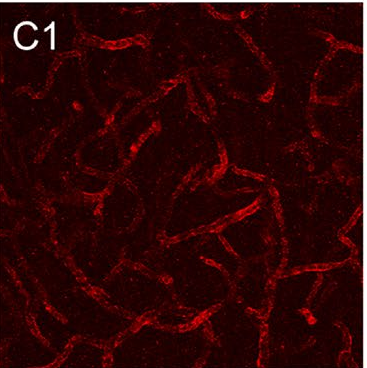
#> input picture references/figures/panels/VESSEL_fig1_C1_healthy_gP-CD31_red.png, 367 x 368 px
$ python -i annotate_overlays.py   (imports and definitions only)
#> lines starting #> are read from the running program, lines starting #| are printed output that depends on the picture; after the words box and inside, x2 and y2 are one past the last pixel; in counts of white or black regions, pixels touching at a corner belong together
#> in annotate, rgb is the input picture: shape (368, 367, 3); mean R, G, B 47.2, 6.6, 6.8
### analysis/measure_vessels.py
#!/usr/bin/env python3
"""First-pass vessel quantification for the isolated vessel-channel panels.

Runs over every references/<paper-slug>/figures/panels/VESSEL_*.png, delivering the
professor's three asks per image:
  - CATEGORIZE : each vessel as capillary vs penetrating artery, by centerline diameter
  - COUNT      : number of branch segments (junction-to-junction / junction-to-tip pieces)
  - MEASURE    : total centerline length (px, and um wherever the panel is calibrated)

Pipeline: red-dominance segmentation (ignores white panel labels, ROI boxes and dashed
annotation lines) -> bridge small gaps -> skeletonize -> prune spurs -> branch graph + width.

Run:  python3 analysis/measure_vessels.py [--overlays]
Prints a per-image table + a per-paper region rollup; with --overlays also writes annotated
3-view PNGs (original | measure+count | categorize) to analysis/overlays/.

CAVEATS (first pass, figure-resolution crops):
  * um comes from the scale bar each figure prints (SCALEBAR_PX below), measured off the
    panel itself. A panel with no bar is listed in UNCALIBRATED and reports px + area% only.
  * raw length is NOT comparable across figures (different zoom) — compare length_density
    (mm/mm2) and area %. The rollup is grouped by paper for the same reason.
  * the capillary/artery split is a single diameter threshold; borderline vessels flip.
    Directionally right, not final.
  * some fragmentation survives pruning (short breaks where the stain dims).
"""
import argparse, glob, os, re, warnings
warnings.filterwarnings('ignore')
import numpy as np
from PIL import Image
from skimage.filters import frangi, threshold_otsu, gaussian
from skimage.morphology import skeletonize, disk
from scipy import ndimage as ndi

HERE = os.path.dirname(os.path.abspath(__file__))
# One panels dir per source paper: references/<paper-slug>/figures/panels/VESSEL_*.png
REFS = os.path.normpath(os.path.join(HERE, '..', 'references'))
SRC = os.path.join(REFS, '*', 'figures', 'panels')
OUT = os.path.join(HERE, 'overlays')

ARTERY_DIAM_PX = 9.0    # branch mean diameter >= this -> penetrating artery/arteriole

# Real calibration, measured off the scale bar each figure prints (the bar is drawn on the
# panel at the panel's own resolution, so it calibrates that panel directly).
#
# Keys are PANEL-NAME PREFIXES, matched longest-first, so a figure whose rows differ in zoom
# can calibrate each row separately. UM_PER_BAR is the bar's stated length in um; a figure
# whose bar is not 50 um carries its own length in SCALEBAR_UM.
#
#   wang-2022 (bars 50 um): fig1=61px, fig3=47px, fig4/5/6=76px  -> the incumbent panels,
#     named VESSEL_figN_... with no paper tag. Every paper added since is tagged (rust20fig1,
#     ...) so that prefixes stay unique across papers.
#   rust-2020: Fig 1 caption states one 50 um bar for panel B; the bar is drawn once per row,
#     in the right-hand column, and calibrates that whole row (one acquisition scale per row).
#     Fig 2/3 captions state 100 um (overview row) and 20 um (close-up row).
#     rust20fig2_overview is ABSENT here on purpose: that row draws no bar, so it stays
#     uncalibrated and reports px only rather than borrowing a neighbour's scale.
UM_PER_BAR = 50.0
SCALEBAR_PX = {
    'fig1': 61, 'fig3': 47, 'fig4': 76, 'fig5': 76, 'fig6': 76,     # wang-2022
    'rust20fig1_dev_overview': 73, 'rust20fig1_dev_closeup': 71,    # rust-2020, 50 um bars
    'rust20fig1_adult_overview': 37, 'rust20fig1_adult_closeup': 51,
    'rust20fig2_closeup': 75,                                       # rust-2020, 20 um bar
    'rust20fig3_overview': 84, 'rust20fig3_closeup': 83,            # rust-2020, 100/20 um bars
}
# Bars that are not UM_PER_BAR long, keyed the same way.
SCALEBAR_UM = {
    'rust20fig2_closeup': 20.0,
    'rust20fig3_overview': 100.0, 'rust20fig3_closeup': 20.0,
}

# Panels that are deliberately NOT calibrated, with the reason. A working panel belongs in
# exactly one of these two tables: measured, or declared unmeasurable and why. Declaring it
# is what stops "um n/a" from being a silent omission — these panels still report area % and
# raw px, and are excluded from every um and density number.
UNCALIBRATED = {
    'fa22': 'The freitas-andrade figures print no scale bar on any panel, and the paper gives no '
            'pixel size. These panels are kept for ranking and segmentation comparison, not for '
            'absolute or density numbers. Fig 9 is the exception worth knowing about: it prints '
            'the authors\' own mm/mm2 and mm-2 per panel, which is ground truth to compare '
            'against, not a calibration to adopt (see that folder\'s panels/README.md).',
    'rust20fig2_overview': 'Fig 2B draws no scale bar on the overview row; the caption states '
                           '100 um for it but the bar itself is absent, and the close-up bar '
                           'belongs to a different acquisition, so nothing on the figure fixes '
                           'this row\'s px->um. Promote it if the raw scale is obtained.',
}


# Panels whose um/px is known DIRECTLY, from the source image's own metadata, with no scale bar
# involved. Better evidence than a measured bar, not worse — the number is the acquisition's, not
# a ruler read off a printed figure. Record where it came from.
UMPP_DIRECT = {
    # rust-2020 supplementary Representative_Image.tif: ImageJ TIFF, unit=um, XResolution=1.650568
    # pixels per um -> 0.6058 um/px over a 1024 px field = 620 um. Cross-check: capillaries measure
    # 8-12 px across, i.e. 5-7 um, against Stefanitsch's measured 6.03 um mean CD31+ diameter.
    'rust20suppl_representative': 1.0 / 1.650568,
}


def umpp_for(name):
    """um per pixel for a panel, by longest matching prefix. None -> report px only."""
    direct = [k for k in UMPP_DIRECT if name.startswith(k)]
    if direct:
        return UMPP_DIRECT[max(direct, key=len)]
    hits = [k for k in SCALEBAR_PX if name.startswith(k)]
    if not hits:
        return None
    key = max(hits, key=len)
    return SCALEBAR_UM.get(key, UM_PER_BAR) / SCALEBAR_PX[key]

S8 = np.ones((3, 3), int)
# Region tokens looked for in a panel name, for the per-paper rollup. Rat MCAO (wang-2022)
# and mouse photothrombosis / human AD (rust-2020) name their regions differently; the rollup
# is grouped BY PAPER so a mean never mixes species, model or magnification.
REGIONS = ['ischemic', 'penumbra', 'contralateral', 'normal', 'healthy',
           'intact', 'ibz', 'core', 'ctrl', 'ad', 'dev', 'adult']


def rm_small(mask, minsz):
    lab, n = ndi.label(mask, structure=S8)
    if n == 0:
        return mask
    sizes = ndi.sum(np.ones_like(lab), lab, range(1, n + 1))
    return np.concatenate([[False], sizes >= minsz])[lab]


def nbrs(skel):
    return ndi.convolve(skel.astype(np.uint8), np.ones((3, 3), int), mode='constant') - skel


MIN_RED_FRACTION = 0.005   # below this, the panel is not a red-channel image


def segment(rgb):
    R, G, B = [rgb[..., i].astype(float) for i in range(3)]
    reddom = (R > G + 12) & (R > B + 12)
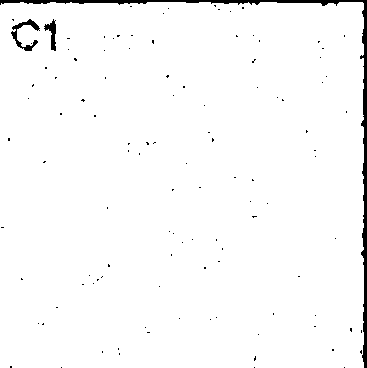
#> reddom: shape (368, 367) bool; 97.7% white; 113 black regions (110 under 20 px), largest, box (x1, y1, x2, y2) and area: (0, 0, 367, 368) 2385, (11, 19, 40, 51) 269, (44, 19, 56, 51) 172
    if reddom.mean() < MIN_RED_FRACTION:
        # Grayscale panel (white vessels on black) — e.g. the freitas-andrade set. Red-dominance
        # would return an empty mask, so fall back to plain luminance. Everything downstream is
        # unchanged; the gate keeps the red panels on exactly the path they were measured with.
        reddom = np.ones(R.shape, bool)
        inten = rgb.max(axis=2).astype(float) / 255.0
    else:
        inten = np.where(reddom, R, 0) / 255.0
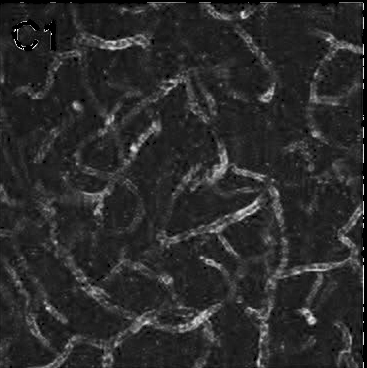
#> inten: shape (368, 367) float64; min 0, max 1, mean 0.167
    sm = gaussian(inten, 1.0)
    vals = sm[sm > 0.03]
    t = max(threshold_otsu(vals) if vals.size else 1.0, 0.13)     # floor: no noise in dim fields
#> t = 0.238
    mask_int = sm > t
#> mask_int: shape (368, 367) bool; 13.8% white; 195 white regions (107 under 20 px), largest, box (x1, y1, x2, y2) and area: (265, 201, 365, 304) 1854, (113, 303, 222, 348) 1462, (172, 142, 267, 200) 1195
    fr = frangi(sm, sigmas=range(1, 7), black_ridges=False)
    fr /= (fr.max() + 1e-9)
    fv = fr[fr > 1e-4]
    mask_fr = fr > 0.6 * (threshold_otsu(fv) if fv.size else 1.0)
#> mask_fr: shape (368, 367) bool; 3.5% white in thin lines or dots
    mask = (mask_int | mask_fr) & reddom
#> mask: shape (368, 367) bool; 13.9% white; 195 white regions (106 under 20 px), largest, box (x1, y1, x2, y2) and area: (265, 201, 364, 304) 1837, (113, 303, 222, 348) 1468, (172, 142, 267, 200) 1195
    mask = ndi.binary_closing(mask, disk(2))                      # bridge <=~4px gaps
#> mask: shape (368, 367) bool; 14.6% white; 143 white regions (66 under 20 px), largest, box (x1, y1, x2, y2) and area: (90, 302, 222, 366) 2023, (265, 201, 364, 304) 1969, (172, 142, 267, 200) 1258
    mask = ndi.binary_fill_holes(mask)
    return rm_small(mask, 20)
#> in rm_small, `lab, n = ndi.label(mask, structure=S8)`:
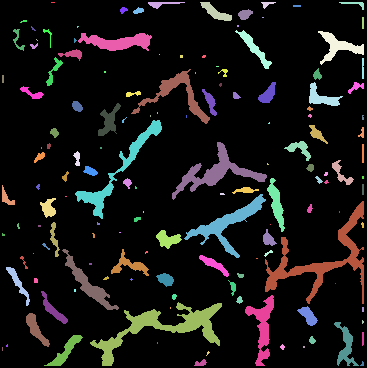
#> lab: shape (368, 367) int32; 144 distinct labels, from 0 to 143; one colour per label, 0 black
#> in rm_small, `lab, n = ndi.label(mask, structure=S8)`: n = 143
#> in rm_small, `sizes = ndi.sum(np.ones_like(lab), lab, range(1, n + 1))`: sizes = 143 values, max 2023 at index 125, min 1 at index 24, mean 137.5


def prune(skel, min_len=8):
#> called with min_len = 8
    skel = skel.copy()
#> skel: shape (368, 367) bool; 2.1% white in thin lines or dots
    for _ in range(40):
        nb = nbrs(skel)
        junc = skel & (nb >= 3)
        branch_lbl, n = ndi.label(skel & ~junc, structure=S8)
        if n == 0:
            break
        ends = skel & (nb == 1)
        sizes = ndi.sum(np.ones_like(branch_lbl), branch_lbl, range(1, n + 1))
        end_here = ndi.sum(ends, branch_lbl, range(1, n + 1)) > 0
        junc_adj = ndi.sum(ndi.binary_dilation(junc, S8), branch_lbl, range(1, n + 1)) > 0
        removed = False
        for lab in np.where((sizes < min_len) & end_here & junc_adj)[0] + 1:
            skel[branch_lbl == lab] = False
            removed = True
        if not removed:
            break
#> this loop made 2 passes
#> n on passes 1 to 2: 212, 178
#> junc: shape (368, 367) bool; 0.11% white in thin lines or dots
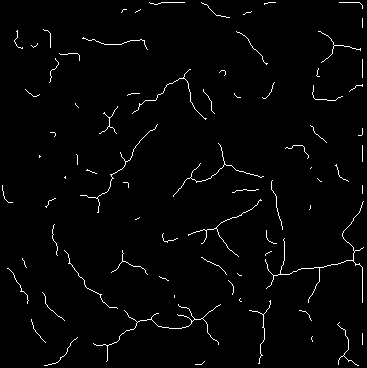
#> skel: shape (368, 367) bool; 1.9% white in thin lines or dots
    return rm_small(skel, 3)
#> call 2 of rm_small, with minsz = 3
#> in rm_small (call 2), `lab, n = ndi.label(mask, structure=S8)`:
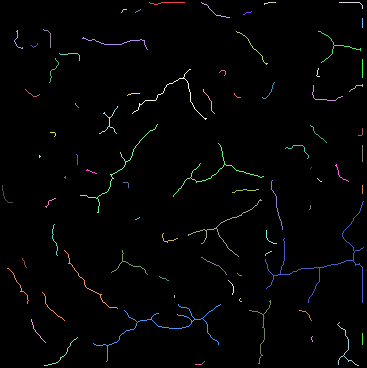
#> lab: shape (368, 367) int32; 78 distinct labels, from 0 to 77; one colour per label, 0 black
#> in rm_small (call 2), `lab, n = ndi.label(mask, structure=S8)`: n = 77
#> in rm_small (call 2), `sizes = ndi.sum(np.ones_like(lab), lab, range(1, n + 1))`: sizes = 77 values, max 299 at index 50, min 2 at index 39, mean 34.01


# [121 lines left out: functions analyze, save_overlay, main, not called in this run]


# [2 lines that do not run on import are left out]

### analysis/annotate_overlays.py
#!/usr/bin/env python3
"""Presentation-style annotated overlays for the gP-CD31 vessel panels.

Per panel: category-colored skeleton (cyan capillary / red artery / magenta
junction), yellow arrows labelling the longest measured vessels (um), a red
arrow labelling an example artery's diameter, a drawn 50 um scale bar, and a
totals banner (segment count, length + density, junctions, area%).

Reuses the extraction in measure_vessels.py.
Run:  python3 analysis/annotate_overlays.py [name-substring ...]
      (no args = all 16). Writes PNGs to analysis/annotated/ (gitignored).
"""
import warnings, os, sys, glob, math
# [1 line not run here, left out]
import numpy as np
from PIL import Image, ImageDraw, ImageFont
from scipy import ndimage as ndi
from skimage.morphology import skeletonize
from measure_vessels import (segment, prune, nbrs, S8, umpp_for,
                             ARTERY_DIAM_PX, SCALEBAR_PX, SRC)

HERE = os.path.dirname(os.path.abspath(__file__))
OUT = os.path.join(HERE, 'annotated')
SC = 3
# mask overlay colors chosen to contrast with the red original: cyan + green + magenta
CAP_COL, ART_COL, JUN_COL = (0, 200, 255), (40, 235, 90), (255, 0, 255)


def font(sz, bold=True):
    name = 'DejaVuSans-Bold.ttf' if bold else 'DejaVuSans.ttf'
    try:
        return ImageFont.truetype('/usr/share/fonts/truetype/dejavu/' + name, sz)
    except OSError:
        return ImageFont.load_default()


F_TITLE, F_LAB, F_BAN = font(26), font(20), font(19)


def branch_table(rgb, umpp):
    mask = segment(rgb)
    skel = prune(skeletonize(mask))
    nb = nbrs(skel)
    junc = skel & (nb >= 3)
    branch_lbl, n = ndi.label(skel & ~junc, structure=S8)
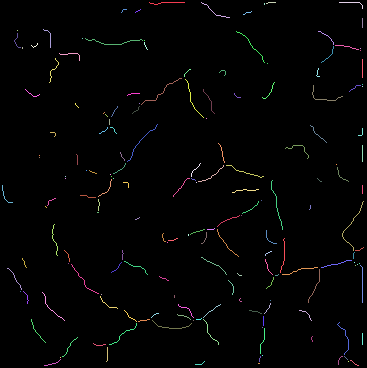
#> branch_lbl: shape (368, 367) int32; 178 distinct labels, from 0 to 177; one colour per label, 0 black
#> n = 177
    diam = 2 * ndi.distance_transform_edt(mask)
    brs = []
    for lab in range(1, n + 1):
        ys, xs = np.where(branch_lbl == lab)
        dm = float(diam[ys, xs].mean())
        cy, cx = ys.mean(), xs.mean()
        k = np.argmin((ys - cy) ** 2 + (xs - cx) ** 2)
        brs.append(dict(lab=lab, L=len(xs), um=len(xs) * umpp, diam=dm,
                        cls=2 if dm >= ARTERY_DIAM_PX else 1, py=int(ys[k]), px=int(xs[k])))
#> this loop made 177 passes
#> (ys, xs, dm, cy, cx, k) on passes 3, 5, 6: ([2, 2, 2, 2, 2, 2, 2, 2, 3, 3], [268, 269, 270, 271, 272, 273, 274, 275, 266, 267], 2.4, 2.2, 270.5, 2), ([3, 4], [264, 264], 4, 3.5, 264, 0), ([9, 9, 9, 9, 10, 11, 12], [123, 124, 125, 126, 122, 122, 121], 4.16, 9.86, 123.3, 0)
#> after the loop, brs = 177 items
    h, w = mask.shape
    tot = dict(length_um=skel.sum() * umpp, seg=n,
               cap=sum(b['cls'] == 1 for b in brs), art=sum(b['cls'] == 2 for b in brs),
               junc=int(ndi.label(junc, S8)[1]), area=100 * mask.mean(),
               dens=(skel.sum() * umpp / 1000.0) / ((h * umpp / 1000) * (w * umpp / 1000)))
#> tot = {'length_um': 2145.1, 'seg': 177, 'cap': 157, 'art': 20, 'junc': 59, 'area': 14.21, 'dens': 23.64}
    return mask, skel, junc, branch_lbl, brs, tot


def arrow(d, x0, y0, x1, y1, col, wd=3):
    d.line([x0, y0, x1, y1], fill=col, width=wd)
    a = math.atan2(y1 - y0, x1 - x0)
    for s in (0.5, -0.5):
        d.line([x1, y1, x1 - 16 * math.cos(a - s), y1 - 16 * math.sin(a - s)], fill=col, width=wd)


def annotate(fn):
    rgb = np.asarray(Image.open(fn).convert('RGB'))
    name = os.path.basename(fn).replace('VESSEL_', '').replace('_gP-CD31_red.png', '')
    fig = next(f for f in SCALEBAR_PX if name.startswith(f))
    umpp = umpp_for(name)
    mask, skel, junc, branch_lbl, brs, tot = branch_table(rgb, umpp)
#> brs = 177 items

    # class per skeleton pixel, propagated to the whole mask (nearest centerline)
    classmap = np.zeros(skel.shape, np.uint8)
    for b in brs:
        classmap[branch_lbl == b['lab']] = b['cls']
    idx = ndi.distance_transform_edt(classmap == 0, return_indices=True)[1]
    cls_full = classmap[tuple(idx)]
#> cls_full: shape (368, 367); values 1 (black) and 2 (white), 7.2% white; 12 white regions, largest, box (x1, y1, x2, y2) and area: (83, 0, 176, 74) 2847, (197, 161, 266, 236) 2401, (141, 213, 192, 295) 1988
    cls_full[~mask] = 0

    # Upscale first, THEN outline, so the contour is 1 px at display resolution (not SC px).
    # Blend it semi-transparently so the original signal reads through the line.
    big = np.asarray(Image.fromarray(rgb).resize(
        (rgb.shape[1] * SC, rgb.shape[0] * SC), Image.NEAREST)).astype(float)
    cls_big = np.asarray(Image.fromarray(cls_full).resize(
        (cls_full.shape[1] * SC, cls_full.shape[0] * SC), Image.NEAREST))
    CONTOUR_A = 0.5
    for c, color in ((1, CAP_COL), (2, ART_COL)):
        reg = cls_big == c
        bnd = reg & ~ndi.binary_erosion(reg)
        big[bnd] = (1 - CONTOUR_A) * big[bnd] + CONTOUR_A * np.array(color)
    img = Image.fromarray(big.astype(np.uint8))
    IW, IH = img.size

    ML, MR, MT, MB = 210, 210, 60, 132
    W, H = IW + ML + MR, IH + MT + MB
    cv = Image.new('RGB', (W, H), (16, 16, 18))
    cv.paste(img, (ML, MT))
    d = ImageDraw.Draw(cv)
    to_c = lambda px, py: (ML + px * SC, MT + py * SC)
    d.text((ML, 18), name, font=F_TITLE, fill=(255, 255, 255))
    d.text((ML + 260, 26), f"scale {umpp:.3f} um/px", font=F_LAB, fill=(150, 150, 150))

    order = sorted(brs, key=lambda b: -b['L'])
#> order = 177 items
    picks = [b for b in order if b['L'] >= 15][:3]
#> picks = 3 items
    arts = [b for b in order if b['cls'] == 2 and b['L'] >= 10]
#> arts = 9 items
    thick = max(arts, key=lambda b: b['diam']) if arts else None
#> thick = {'lab': 155, 'L': 12, 'um': 9.84, 'diam': 12.62, 'cls': 2, 'py': 320, 'px': 143}
    if thick and thick not in picks:
        picks.append(thick)

    # thin, semi-transparent arrows + junction rings on an RGBA overlay
    ov = Image.new('RGBA', cv.size, (0, 0, 0, 0))
#> ov: PIL image 1521x1296 RGBA; every value is 0
    od = ImageDraw.Draw(ov)
    ARROW_A, RING_A = 170, 110
    left = [MT + 60, MT + 190, MT + 320, MT + 450, MT + 560]
    right = list(left)
    for b in picks:
        tx, ty = to_c(b['px'], b['py'])
        is_art = (b is thick)
        lab = (f"artery  Ø {b['diam']*umpp:.0f} um\nlen {b['um']:.0f} um"
               if is_art else f"vessel {b['um']:.0f} um")
        col = ART_COL if is_art else (255, 235, 60)
        if b['px'] < cls_full.shape[1] / 2:
            ly, lx, ax = left.pop(0), 16, ML - 6
        else:
            ly, lx, ax = right.pop(0), ML + IW + 16, ML + IW + 6
        d.multiline_text((lx, ly), lab, font=F_LAB, fill=col, spacing=3)   # label stays opaque/readable
        arrow(od, ax, ly + 12, tx, ty, col + (ARROW_A,), 1)
        od.ellipse([tx - 4, ty - 4, tx + 4, ty + 4], outline=col + (ARROW_A,), width=1)
#> this loop made 4 passes
#> (tx, ty, is_art, lab, col, ly, lx, ax) on passes 1 to 3: (549, 192, False, 'vessel 48 um', (255, 235, 60), 120, 16, 204), (1260, 732, False, 'vessel 42 um', (255, 235, 60), 120, 1327, 1317), (1038, 672, False, 'vessel 41 um', (255, 235, 60), 250, 1327, 1317)

    for y, x in zip(*np.where(junc)):            # branch points as small hollow rings
        cx, cy = to_c(x, y)
        od.ellipse([cx - 4, cy - 4, cx + 4, cy + 4], outline=JUN_COL + (RING_A,), width=1)
#> this loop made 144 passes
#> (y, x, cx, cy) on passes 1 to 8: (3, 265, 1005, 69), (31, 16, 258, 153), (31, 17, 261, 153), (32, 17, 261, 156), (37, 83, 459, 171), (38, 83, 459, 174), (38, 84, 462, 174), (40, 143, 639, 180)
    cv = Image.alpha_composite(cv.convert('RGBA'), ov).convert('RGB')
    d = ImageDraw.Draw(cv)

    barpx = SCALEBAR_PX[fig] * SC
    bx1, by = ML + IW - 20, MT + IH - 22
    d.rectangle([bx1 - barpx, by, bx1, by + 7], fill=(255, 255, 255))
    d.text((bx1 - barpx, by - 26), "50 um", font=F_LAB, fill=(255, 255, 255))

    d.text((ML, MT + IH + 10), "● capillary", font=F_LAB, fill=CAP_COL)
    d.text((ML + 150, MT + IH + 10), "● artery", font=F_LAB, fill=ART_COL)
    d.text((ML + 280, MT + IH + 10), "● junction", font=F_LAB, fill=JUN_COL)
    ban = (f"TOTAL   {tot['seg']} segments ({tot['cap']} cap + {tot['art']} art)   |   "
           f"length {tot['length_um']:.0f} um ({tot['dens']:.1f} mm/mm²)   |   "
           f"{tot['junc']} junctions   |   area {tot['area']:.1f}%")
    d.rectangle([0, H - 44, W, H], fill=(30, 30, 34))
    d.text((16, H - 36), ban, font=F_BAN, fill=(220, 235, 220))

    os.makedirs(OUT, exist_ok=True)
    cv.save(os.path.join(OUT, name + '.png'))
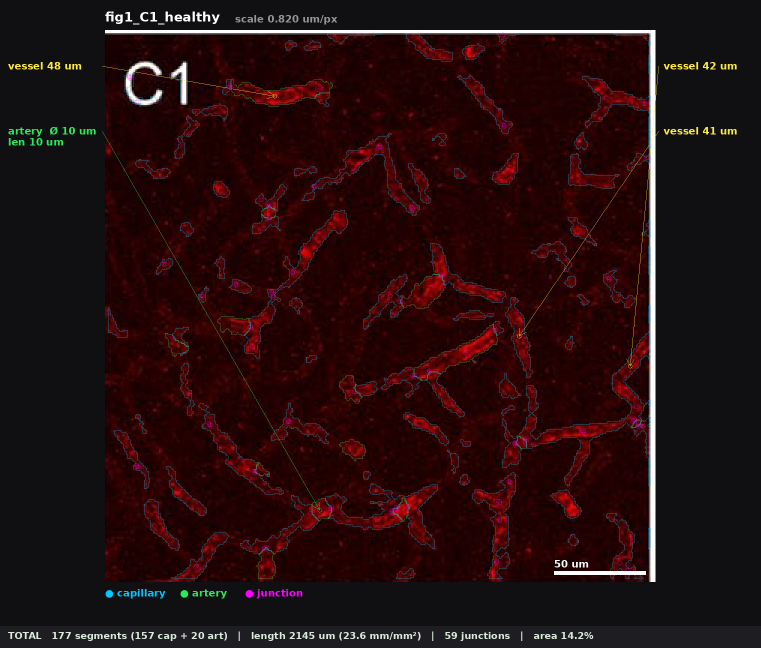
#> saved as fig1_C1_healthy.png: PIL image 1521x1296 RGB (shown at 1/2 size); mean R, G, B 36.9, 13.7, 14.7
    return name


# [9 lines left out: function main, not called in this run]


# [2 lines not run here, left out]

>>> result = annotate('../references/figures/panels/VESSEL_fig1_C1_healthy_gP-CD31_red.png')
